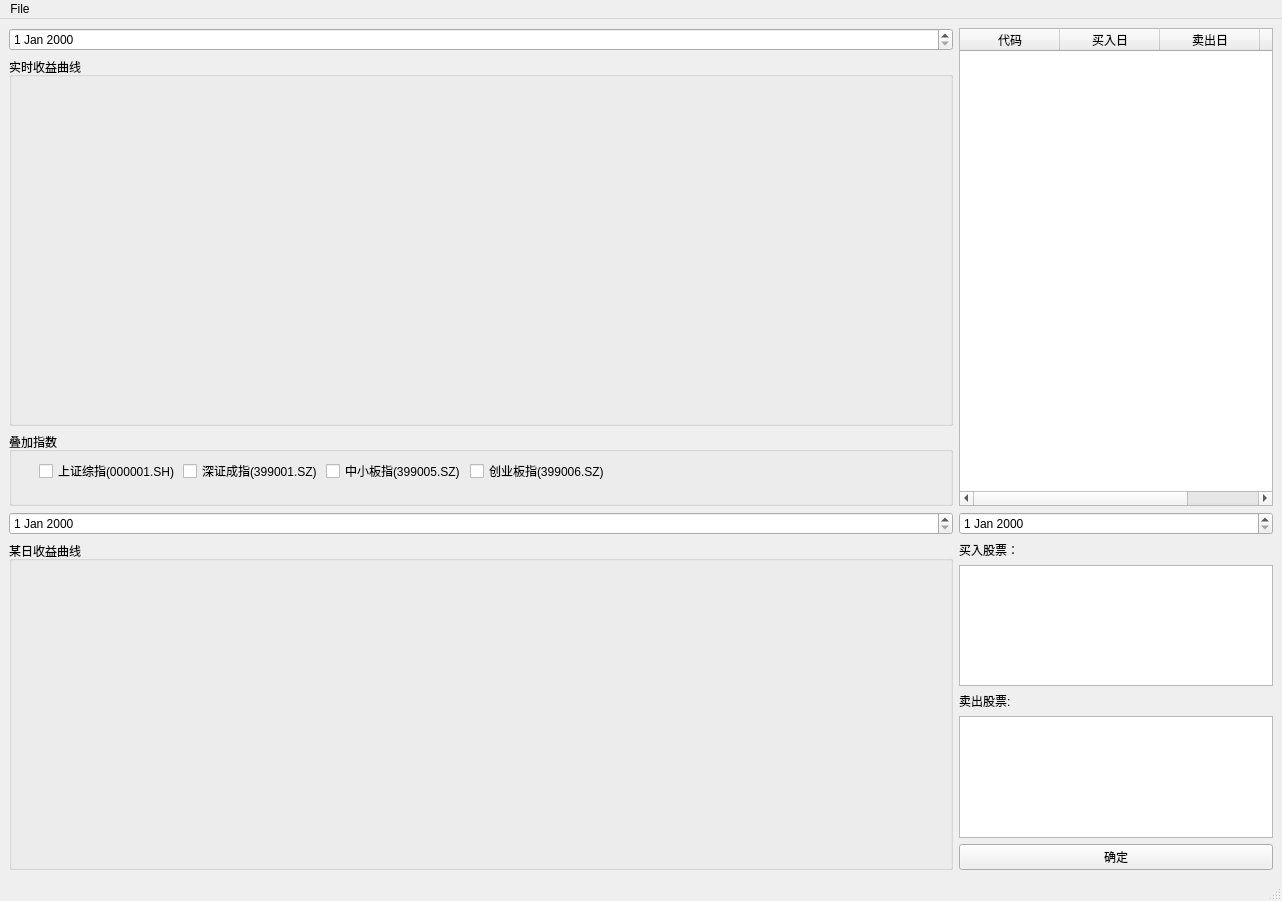
<?xml version="1.0" encoding="UTF-8"?>
<ui version="4.0">
 <class>MainWindow</class>
 <widget class="QMainWindow" name="MainWindow">
  <property name="geometry">
   <rect>
    <x>0</x>
    <y>0</y>
    <width>1282</width>
    <height>901</height>
   </rect>
  </property>
  <property name="windowTitle">
   <string>MainWindow</string>
  </property>
  <widget class="QWidget" name="centralwidget">
   <layout class="QVBoxLayout" name="verticalLayout_5">
    <item>
     <layout class="QVBoxLayout" name="verticalLayout_4" stretch="4,3">
      <item>
       <layout class="QHBoxLayout" name="horizontalLayout_3" stretch="3,1">
        <item>
         <layout class="QVBoxLayout" name="verticalLayout" stretch="1,10,2">
          <item>
           <widget class="QDateEdit" name="dateEdit_cur"/>
          </item>
          <item>
           <widget class="QGroupBox" name="groupBox_cur">
            <property name="title">
             <string>实时收益曲线</string>
            </property>
           </widget>
          </item>
          <item>
           <widget class="QGroupBox" name="groupBox_index">
            <property name="title">
             <string>叠加指数</string>
            </property>
            <widget class="QWidget" name="layoutWidget">
             <property name="geometry">
              <rect>
               <x>30</x>
               <y>30</y>
               <width>568</width>
               <height>18</height>
              </rect>
             </property>
             <layout class="QHBoxLayout" name="horizontalLayout_2">
              <item>
               <widget class="QCheckBox" name="checkBox_index_sh">
                <property name="text">
                 <string>上证综指(000001.SH)</string>
                </property>
               </widget>
              </item>
              <item>
               <widget class="QCheckBox" name="checkBox_index_sz">
                <property name="text">
                 <string>深证成指(399001.SZ)</string>
                </property>
               </widget>
              </item>
              <item>
               <widget class="QCheckBox" name="checkBox_index_zx">
                <property name="text">
                 <string>中小板指(399005.SZ)</string>
                </property>
               </widget>
              </item>
              <item>
               <widget class="QCheckBox" name="checkBox_index_cy">
                <property name="text">
                 <string>创业板指(399006.SZ)</string>
                </property>
               </widget>
              </item>
             </layout>
            </widget>
           </widget>
          </item>
         </layout>
        </item>
        <item>
         <widget class="QTableWidget" name="tableWidget_cur">
          <column>
           <property name="text">
            <string>代码</string>
           </property>
          </column>
          <column>
           <property name="text">
            <string>买入日</string>
           </property>
          </column>
          <column>
           <property name="text">
            <string>卖出日</string>
           </property>
          </column>
          <column>
           <property name="text">
            <string>利润(%)</string>
           </property>
          </column>
         </widget>
        </item>
       </layout>
      </item>
      <item>
       <layout class="QHBoxLayout" name="horizontalLayout" stretch="3,1">
        <item>
         <layout class="QVBoxLayout" name="verticalLayout_2" stretch="0,0">
          <item>
           <widget class="QDateEdit" name="dateEdit_daily"/>
          </item>
          <item>
           <widget class="QGroupBox" name="groupBox_daily">
            <property name="title">
             <string>某日收益曲线</string>
            </property>
           </widget>
          </item>
         </layout>
        </item>
        <item>
         <layout class="QVBoxLayout" name="verticalLayout_3">
          <item>
           <widget class="QDateEdit" name="dateEdit_oper"/>
          </item>
          <item>
           <widget class="QLabel" name="label">
            <property name="text">
             <string>买入股票：</string>
            </property>
           </widget>
          </item>
          <item>
           <widget class="QTextEdit" name="textEdit_buy"/>
          </item>
          <item>
           <widget class="QLabel" name="label_2">
            <property name="text">
             <string>卖出股票:</string>
            </property>
           </widget>
          </item>
          <item>
           <widget class="QTextEdit" name="textEdit_sell"/>
          </item>
          <item>
           <widget class="QPushButton" name="pushButton_oper">
            <property name="text">
             <string>确定</string>
            </property>
           </widget>
          </item>
         </layout>
        </item>
       </layout>
      </item>
     </layout>
    </item>
   </layout>
  </widget>
  <widget class="QMenuBar" name="menubar">
   <property name="geometry">
    <rect>
     <x>0</x>
     <y>0</y>
     <width>1282</width>
     <height>23</height>
    </rect>
   </property>
   <widget class="QMenu" name="menuFile">
    <property name="title">
     <string>File</string>
    </property>
    <addaction name="actionExit"/>
   </widget>
   <addaction name="menuFile"/>
  </widget>
  <widget class="QStatusBar" name="statusbar"/>
  <action name="actionExit">
   <property name="text">
    <string>Exit</string>
   </property>
  </action>
 </widget>
 <resources/>
 <connections/>
</ui>
